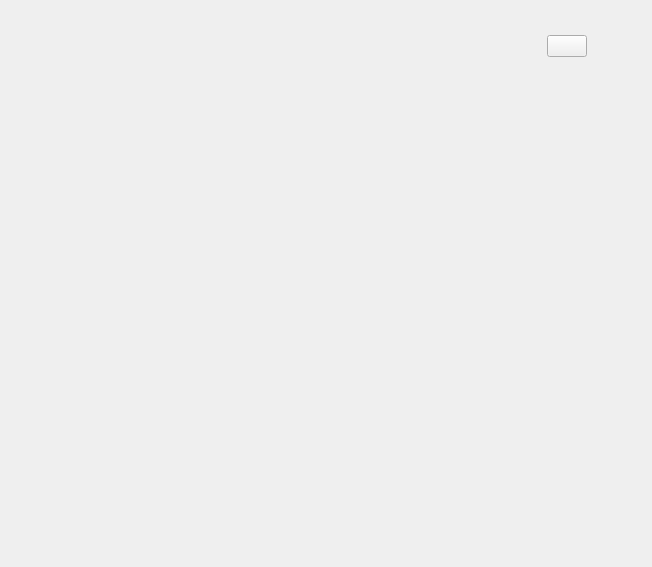
<?xml version="1.0" encoding="UTF-8"?>
<ui version="4.0">
 <class>BigRenderWindow</class>
 <widget class="QWidget" name="BigRenderWindow">
  <property name="geometry">
   <rect>
    <x>0</x>
    <y>0</y>
    <width>652</width>
    <height>567</height>
   </rect>
  </property>
  <property name="windowTitle">
   <string>SimLaparo</string>
  </property>
  <property name="styleSheet">
   <string notr="true"/>
  </property>
  <layout class="QVBoxLayout" name="verticalLayout_5">
   <item>
    <layout class="QVBoxLayout" name="verticalLayout_4">
     <item>
      <spacer name="verticalSpacer">
       <property name="orientation">
        <enum>Qt::Vertical</enum>
       </property>
       <property name="sizeType">
        <enum>QSizePolicy::Fixed</enum>
       </property>
       <property name="sizeHint" stdset="0">
        <size>
         <width>20</width>
         <height>5</height>
        </size>
       </property>
      </spacer>
     </item>
     <item>
      <layout class="QHBoxLayout" name="horizontalLayout_2">
       <item>
        <spacer name="horizontalSpacer_7">
         <property name="orientation">
          <enum>Qt::Horizontal</enum>
         </property>
         <property name="sizeType">
          <enum>QSizePolicy::Fixed</enum>
         </property>
         <property name="sizeHint" stdset="0">
          <size>
           <width>40</width>
           <height>20</height>
          </size>
         </property>
        </spacer>
       </item>
       <item>
        <widget class="QWidget" name="renderWindow" native="true">
         <property name="enabled">
          <bool>true</bool>
         </property>
         <property name="styleSheet">
          <string notr="true"/>
         </property>
         <layout class="QVBoxLayout" name="verticalLayout_3">
          <item>
           <layout class="QVBoxLayout" name="verticalLayout_2">
            <item>
             <spacer name="verticalSpacer_4">
              <property name="orientation">
               <enum>Qt::Vertical</enum>
              </property>
              <property name="sizeType">
               <enum>QSizePolicy::Fixed</enum>
              </property>
              <property name="sizeHint" stdset="0">
               <size>
                <width>20</width>
                <height>10</height>
               </size>
              </property>
             </spacer>
            </item>
            <item>
             <layout class="QHBoxLayout" name="horizontalLayout">
              <item>
               <spacer name="horizontalSpacer_3">
                <property name="orientation">
                 <enum>Qt::Horizontal</enum>
                </property>
                <property name="sizeType">
                 <enum>QSizePolicy::Fixed</enum>
                </property>
                <property name="sizeHint" stdset="0">
                 <size>
                  <width>5</width>
                  <height>20</height>
                 </size>
                </property>
               </spacer>
              </item>
              <item>
               <widget class="QLabel" name="labelName">
                <property name="text">
                 <string/>
                </property>
               </widget>
              </item>
              <item>
               <spacer name="horizontalSpacer">
                <property name="orientation">
                 <enum>Qt::Horizontal</enum>
                </property>
                <property name="sizeHint" stdset="0">
                 <size>
                  <width>40</width>
                  <height>20</height>
                 </size>
                </property>
               </spacer>
              </item>
              <item>
               <widget class="QPushButton" name="closeBtn">
                <property name="text">
                 <string/>
                </property>
               </widget>
              </item>
              <item>
               <spacer name="horizontalSpacer_2">
                <property name="orientation">
                 <enum>Qt::Horizontal</enum>
                </property>
                <property name="sizeType">
                 <enum>QSizePolicy::Fixed</enum>
                </property>
                <property name="sizeHint" stdset="0">
                 <size>
                  <width>5</width>
                  <height>20</height>
                 </size>
                </property>
               </spacer>
              </item>
             </layout>
            </item>
            <item>
             <spacer name="verticalSpacer_3">
              <property name="orientation">
               <enum>Qt::Vertical</enum>
              </property>
              <property name="sizeHint" stdset="0">
               <size>
                <width>20</width>
                <height>40</height>
               </size>
              </property>
             </spacer>
            </item>
           </layout>
          </item>
         </layout>
        </widget>
       </item>
       <item>
        <spacer name="horizontalSpacer_6">
         <property name="orientation">
          <enum>Qt::Horizontal</enum>
         </property>
         <property name="sizeType">
          <enum>QSizePolicy::Fixed</enum>
         </property>
         <property name="sizeHint" stdset="0">
          <size>
           <width>40</width>
           <height>20</height>
          </size>
         </property>
        </spacer>
       </item>
      </layout>
     </item>
     <item>
      <layout class="QHBoxLayout" name="horizontalLayout_3"/>
     </item>
    </layout>
   </item>
  </layout>
 </widget>
 <resources/>
 <connections/>
</ui>
